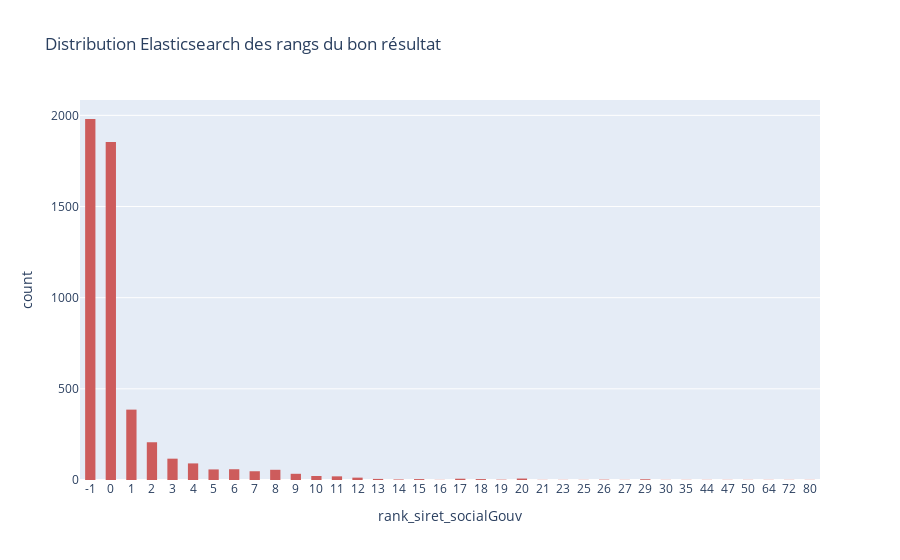

Write notebook code for a chart like this one.
### Code cell
fig = px.histogram(
    df_test.sort_values(by=[f"rank_siret_socialGouv"]),
    x=f"rank_siret_socialGouv",
    color_discrete_sequence=["indianred"],
    title="Distribution Elasticsearch des rangs du bon résultat",
)
fig.update_layout(bargap=0.5)
fig.update_xaxes(type="category")
fig.show()
plotly.offline.plot(fig, filename=f"./output/plots/rank_socialGouv.html")

### Figure 1 — Plotly figure (JSON) as saved in the notebook; plotly's stock layout.template omitted (floating-point values rounded to 4 significant figures; data arrays with more than 128 entries replaced by an {"elided": "..."} marker saying what was removed)
{"data": [{"alignmentgroup": "True", "bingroup": "x", "hovertemplate": "rank_siret_socialGouv=%{x}<br>count=%{y}<extra></extra>", "legendgroup": "", "marker": {"color": "indianred", "pattern": {"shape": ""}}, "name": "", "offsetgroup": "", "orientation": "v", "showlegend": false, "type": "histogram", "x": {"elided": "5000 int values"}, "xaxis": "x", "yaxis": "y"}], "layout": {"autosize": true, "bargap": 0.5, "barmode": "relative", "legend": {"tracegroupgap": 0}, "title": {"text": "Distribution Elasticsearch des rangs du bon résultat"}, "xaxis": {"anchor": "y", "autorange": true, "domain": [0, 1], "range": [-0.5, 35.5], "title": {"text": "rank_siret_socialGouv"}, "type": "category"}, "yaxis": {"anchor": "x", "autorange": true, "domain": [0, 1], "range": [0, 2084.0], "title": {"text": "count"}}}}
